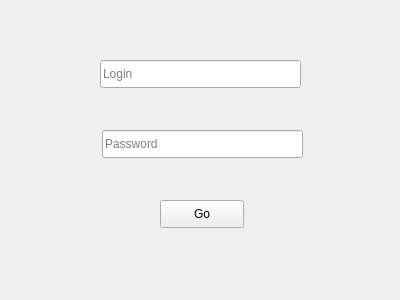
<?xml version="1.0" encoding="UTF-8"?>
<ui version="4.0">
 <class>MainWindow</class>
 <widget class="QMainWindow" name="MainWindow">
  <property name="geometry">
   <rect>
    <x>0</x>
    <y>0</y>
    <width>400</width>
    <height>300</height>
   </rect>
  </property>
  <property name="windowTitle">
   <string>Login</string>
  </property>
  <widget class="QWidget" name="centralWidget">
   <widget class="QPushButton" name="btn_go">
    <property name="geometry">
     <rect>
      <x>160</x>
      <y>200</y>
      <width>84</width>
      <height>28</height>
     </rect>
    </property>
    <property name="text">
     <string>Go</string>
    </property>
    <property name="shortcut">
     <string>Return</string>
    </property>
   </widget>
   <widget class="QLineEdit" name="login">
    <property name="geometry">
     <rect>
      <x>100</x>
      <y>60</y>
      <width>201</width>
      <height>28</height>
     </rect>
    </property>
    <property name="placeholderText">
     <string>Login</string>
    </property>
   </widget>
   <widget class="QLineEdit" name="password">
    <property name="geometry">
     <rect>
      <x>102</x>
      <y>130</y>
      <width>201</width>
      <height>28</height>
     </rect>
    </property>
    <property name="inputMethodHints">
     <set>Qt::ImhHiddenText|Qt::ImhNoAutoUppercase|Qt::ImhNoPredictiveText|Qt::ImhSensitiveData</set>
    </property>
    <property name="echoMode">
     <enum>QLineEdit::Password</enum>
    </property>
    <property name="placeholderText">
     <string>Password</string>
    </property>
   </widget>
  </widget>
 </widget>
 <layoutdefault spacing="6" margin="11"/>
 <resources/>
 <connections/>
</ui>
